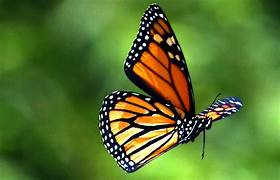
#> input picture Bài KT Cuối Kỳ/my_image.jpg, 280 x 180 px
$ jupyter execute 2374802010164_PhamTheHung_243_NMXLAS_0102.IPYNB
#> lines starting #> are read from the running program, lines starting #| are printed output that depends on the picture; after the words box and inside, x2 and y2 are one past the last pixel; in counts of white or black regions, pixels touching at a corner belong together
# Họ và Tên: Phạm Thế Hùng
# MSSV: 2374802010164

### Câu 1 (2 điểm): Cho một ảnh bất kỳ (tên ảnh do sinh viên tự đặt, ví dụ: `my_image.jpg`) và thực hiện các yêu cầu sau:

* Viết chương trình sử dụng Bilateral filter để làm mịn ảnh. (0.5 điểm)
* Viết chương trình sử dụng Canny Edge Detection để xác định biên của hình ảnh. (0.5 điểm)
* Đổi màu ảnh bằng cách hoán đổi kênh màu theo thứ tự (ví dụ: BGR → BRG) và lưu thành tên dạng `[ten_anh]_swapped.jpg`. (0.5 điểm)
* Chuyển ảnh sang không gian màu YCrCb và tách riêng 3 kênh Y, Cr, Cb, lưu thành ảnh grayscale tương ứng (`[ten_anh]_Y.jpg`, `[ten_anh]_Cr.jpg`, `[ten_anh]_Cb.jpg`). (0.5 điểm)

[cell 1]
import cv2
import imageio.v2 as iio
import matplotlib.pylab as plt
# sử dụng Bilateral filter để làm mịn ảnh
img = cv2.imread('my_image.jpg')
#> img is the input picture: shape (180, 280, 3); mean B, G, R 45.5, 114.7, 86.1
bilateral = cv2.bilateralFilter(img, 15, 75, 75)
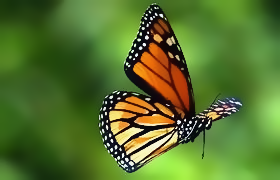
#> bilateral: shape (180, 280, 3); mean B, G, R 45, 114.7, 86.1
cv2.imwrite('my_image_bilateral.jpg', bilateral)
#sử dụng Canny Edge Detection để xác định biên của hình ảnh
gray = cv2.cvtColor(img, cv2.COLOR_BGR2GRAY)
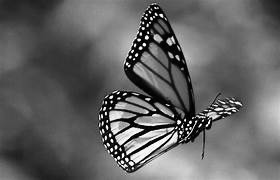
#> gray: shape (180, 280); min 0, max 255, mean 98.2
canny = cv2.Canny(gray, 100, 200)
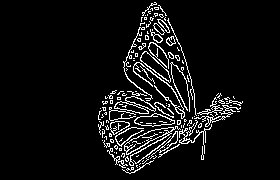
#> canny: shape (180, 280); 6.7% white in thin lines or dots, all inside (x1, y1, x2, y2) = (98, 2, 243, 174)
#Đổi màu ảnh bằng cách hoán đổi kênh màu theo thứ tự (ví dụ: BGR → BRG)
swapped = img.copy()
swapped[:, :, [1, 2]] = swapped[:, :, [2, 1]]
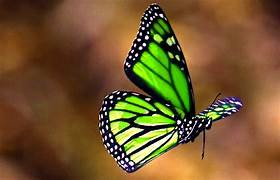
#> swapped: shape (180, 280, 3); mean B, G, R 45.5, 86.1, 114.7
cv2.imwrite('my_image_swapped.jpg', swapped)
# Chuyển ảnh sang không gian màu YCrCb và tách riêng 3 kênh Y, Cr, Cb, lưu thành ảnh grayscale tương ứng
ycrcb = cv2.cvtColor(img, cv2.COLOR_BGR2YCrCb)
#> ycrcb: shape (180, 280, 3); mean of channels 0, 1, 2 98.2, 119.3, 98.2
y, cr, cb = cv2.split(ycrcb)
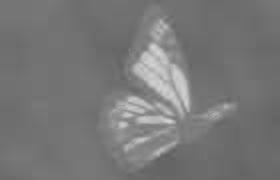
#> cr: shape (180, 280); min 93, max 214, mean 119.3
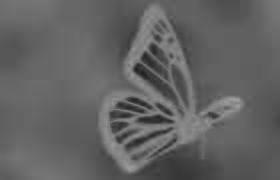
#> cb: shape (180, 280); min 31, max 158, mean 98.2
cv2.imwrite('my_image_Y.jpg', y)
cv2.imwrite('my_image_Cr.jpg', cr)
cv2.imwrite('my_image_Cb.jpg', cb)

plt.subplot(3,3,1)
plt.imshow(bilateral, cmap="gray")
plt.subplot(3,3,2)
plt.imshow(canny, cmap="gray")
plt.subplot(3,3,3)
plt.imshow(swapped, cmap="gray")
plt.subplot(3,3,4)
plt.imshow(y, cmap="gray")
plt.subplot(3,3,5)
plt.imshow(cr, cmap="gray")
plt.subplot(3,3,6)
plt.imshow(cb, cmap="gray")

plt.show()
#> figure, not shown here; B, G, R data is drawn as R, G, B
